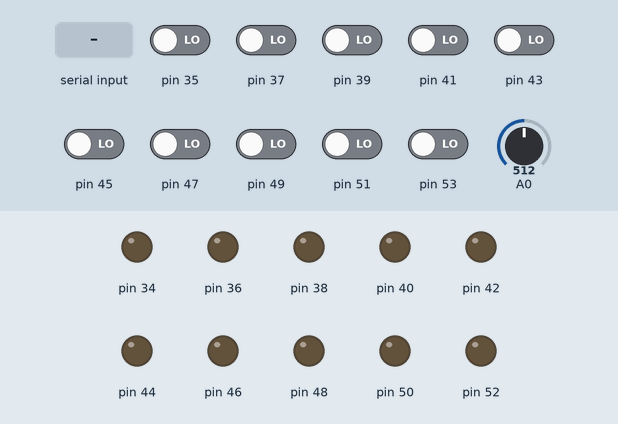
Recording of a sketch running on a simulated Arduino Mega 2560, built with avr-gcc and run on an emulated ATmega2560. On the bench: output pins drawn as LEDs (lit = HIGH). Inputs (shaded band) come from the test bench; at power-on: pin 35, pin 37, pin 39, pin 41, pin 43, pin 45, pin 47, pin 49, pin 51, pin 53 LOW, A0 = 512.

Above: at 1.2 s.
1.3 s: "s,45\n" received over Serial
At 2.3 s:
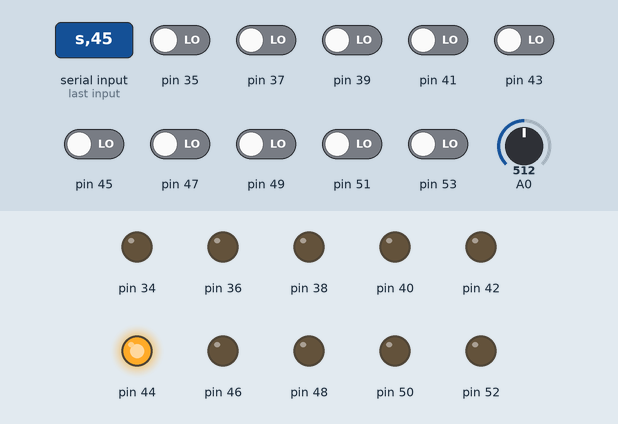
Timing chart, 0 to 4.3 s (numbered marks = the images above; inputs shaded):
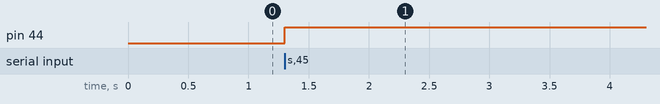

The sketch:

IntentoUnity00.ino
```cpp
// STATES ARRAY
// The following array contains the states of the pins of the
// MEGA2560, it is necessary to understand the loops in which
// each pin is checked since they have DIFFERENT physical name
// than the index of the array.

int lastState [20] = { };

// A variable to loop over :)
int i=0;
// A variable to compare states
int inputState=0;
int outputState=0;
// Reserve a variable for the pin that being used
int inputPin=0;
int outputPin=0;
// Declared on "Serial event" example.
String inputString = "";         // a string to hold incoming data
boolean stringComplete = false;  // whether the string is complete

// function declaration
void sendState(int ip, int s);

// the setup routine runs once when you press reset:
void setup() {

  // Set arduino MEGA 2560 even pins as outputs
  for(i=52;i>=34;i-=2){
    pinMode(i, OUTPUT);
  }
  // Set arduino MEGA 2560 odd pins as inputs
  for(i=53;i>=34;i-=2){
    pinMode(i, INPUT);
  }
  Serial.begin(115200);
  inputString.reserve(20);
}

// The loop routine runs over and over again forever:
void loop() {

  //READ digital inputs on the board
  // then change states accordingly.
  for (i=1; i<20 ; i+=2 ){//starts odd numbers since those are digital inputs
    inputPin=i+34;
    inputState = digitalRead(inputPin);
    if (inputState != lastState[i]) {
      if (inputState == HIGH) {
        sendState(inputPin, '1');
        //delay(20);
      }
      else{
        sendState(inputPin, '0');
        //delay(20);
      }
      lastState[i]=inputState;
    }
  }

  //READ analog input
  int sensorValue = analogRead(A0);

  if (stringComplete) {
     if(inputString[0]=='s'){
       outputPin=(int)inputString[1];
       outputState=(int)inputString[2] - 48;
       digitalWrite(outputPin, outputState);
     }
    // clear the string:
    inputString = "";
    stringComplete = false;
  }

}

// sendState(int ip, char s) this function is usually called when
// a digital input has changed its state, to send the information
// to Unity over serial port.
// arguments:
// int ip : Stands for input port... that number will be sent to
// identify which pin has changed.
// char s : The state, 0 or 1.
void sendState(int ip, char s){
  Serial.write('s'); //This one stands for state, for identification
  Serial.write(ip);
  Serial.write(s);
  //Serial.write(255);//Send this as end of stream
  //Serial.write(10);//Comment this one
  Serial.println();
  //Serial.flush();
}

// This serial event recives data from unity and changes states
// of the outputs accordingly.
void serialEvent() {
  while (Serial.available()) {
    // get the new byte:
    char inChar = (char)Serial.read();
    // add it to the inputString:
    inputString += inChar;
    // if the incoming character is a newline, set a flag
    // so the main loop can do something about it:
    if (inChar == '\n') {
      stringComplete = true;
    }
  }
}
```

Measured:
- after the input at 1.3 s, pin 44: LOW → HIGH at once
